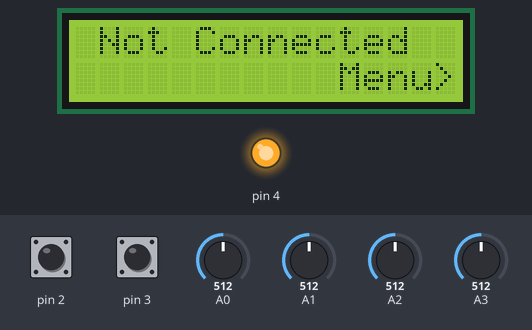
The sketch below on a simulated Arduino Uno, built with avr-gcc and run on an emulated ATmega328P. Parts: 16×2 character LCD, output pins drawn as LEDs (lit = HIGH). Inputs (shaded band) come from the test bench; at power-on: pin 2 HIGH, pin 3 HIGH, A0 = 512, A1 = 512, A2 = 512, A3 = 512. EEPROM starts erased; no radio packets arrive unless stated; what the sketch prints to the serial monitor is not drawn.

Above: at 1.3 s.
1.4 s: pin 2 pulled LOW for 3.2 s
At 4.2 s:
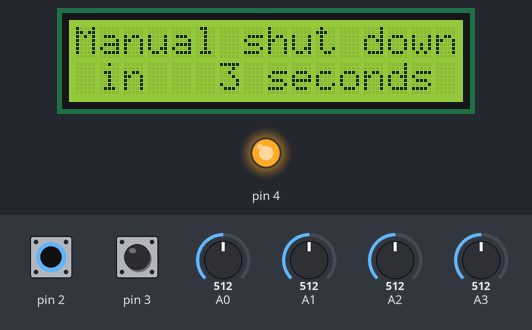
6.1 s: pin 3 pulled LOW for 0.15 s
At 7.2 s:
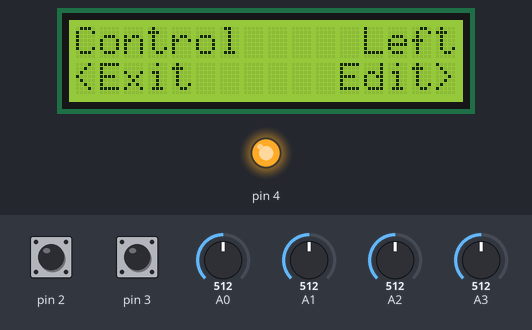
7.7 s: A0 set to 750
9.2 s: A0 set to 781
At 10.3 s:
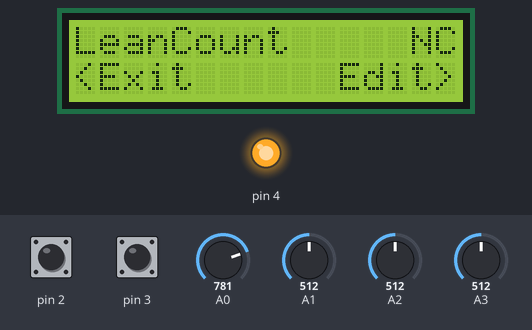
10.7 s: pin 3 pulled LOW for 1 s
At 12.1 s:
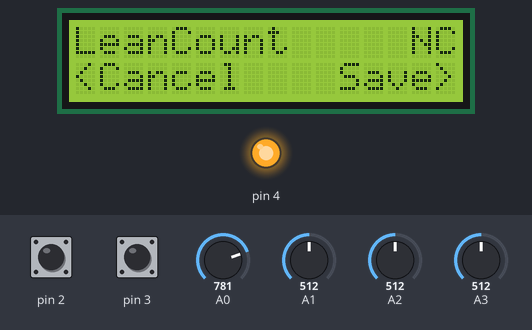
13.2 s: pin 3 pulled LOW for 3.2 s
At 13.7 s:
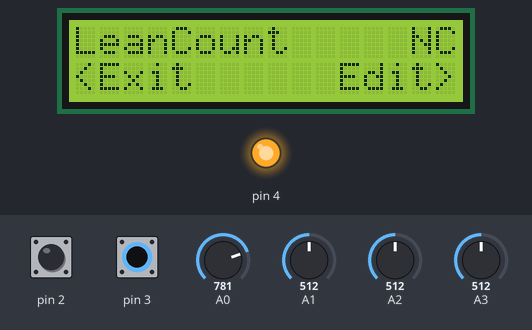
Timing chart, 0 to 16.2 s (numbered marks = the images above; inputs shaded):
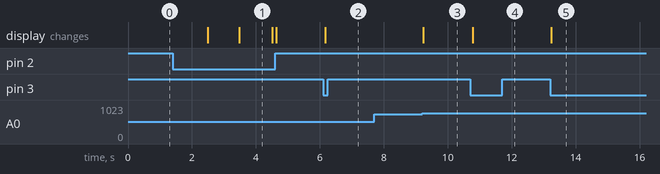

The sketch:

BalanceBotRemote.ino
```cpp
#include "Wire.h"
#include "I2Cdev.h"
#include "MPU6050.h"
#include "LiquidCrystal_I2C.h"
#include "Remote.h"
#include "BotDefines.h"
#include "RF24.h"
#include "SPI.h"


void setup() {
  Serial.begin(115200);
  Serial.setTimeout(100);
  RemoteController.begin();

  RemoteStorage.debug();
}

void loop() {
  RemoteController.doWork();
}
```

Measured:
- the behaviour switches between 763 and 764 on A0 (found by bisection; images 2 and 3)
- after the input at 1.4 s, the display: first changes after 1.1 s (image 1 shows a later state)
- after the input at 6.1 s, the display: changes after 0.07 s (image 2)
- after the input at 7.7 s, every drawn part: stays the same
- after the input at 9.2 s, the display: changes at once (image 3)
- after the input at 10.7 s, the display: changes after 0.08 s (image 4)
- after the input at 13.2 s, the display: changes at once (image 5)
- what the display in image 1 shows lasts 1.0 s, from 3.5 s to 4.5 s
